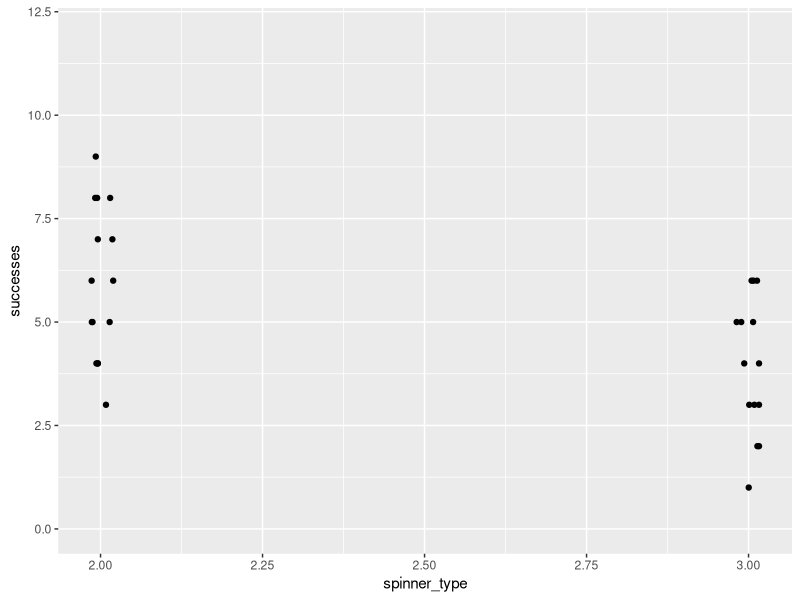
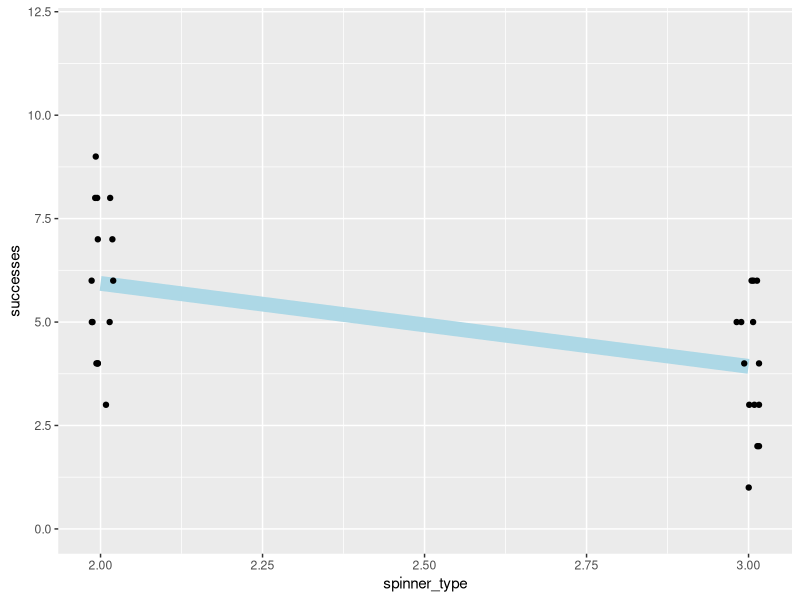

Recreate these plots in R, in order.
## ---- chunk 1
knitr::opts_chunk$set(echo = TRUE)
library(ggplot2)
## ---- chunk 2
spinner2 <- c(8, 8, 4, 5, 9, 5, 5, 6, 7, 8, 6, 7, 4, 4, 3)

spinner3 <- c(3, 5, 6, 3, 1, 6, 2, 5, 6, 2, 4, 5, 3, 4)
## ---- chunk 3
# sum up observations
spinner2_successes <- sum(spinner2)
spinner2_trials <- 12 * length(spinner2)
spinner2_successes
spinner2_trials

spinner3_successes <- sum(spinner3)
spinner3_trials <- 12 * length(spinner3)
spinner3_successes
spinner3_trials

# arrange as a contingency table
spinner_table <- matrix(data = c(spinner2_successes, spinner3_successes,
                                 spinner2_trials - spinner2_successes, spinner3_trials - spinner3_successes),
                        nrow = 2,
                        ncol = 2,
                        byrow = TRUE)
rownames(spinner_table) <- c("pink", "not_pink")
colnames(spinner_table) <- c("2-sided", "3-sided")
spinner_table
## ---- chunk 4
# is the success frequency observed with 2-sided spinner likely if the probability of success is 0.5?
binom.test(x = spinner2_successes,
           n = spinner2_trials,
           p = 0.5)

# is the success frequency observed with 3-sided spinner likely if the probability of success is 0.5?
binom.test(x = spinner3_successes,
           n = spinner3_trials,
           p = 0.5)

# is the success frequency observed with 3-sided spinner likely if the probability of success is 1/3?
binom.test(x = spinner3_successes,
           n = spinner3_trials,
           p = 1/3)
## ---- chunk 5
# is the probability of success with 2-sided and 3-sided spinner likely the same?
fisher.test(spinner_table)

# multiply the values in your table by some large number (e.g. 10,000) and note the amount of time it takes to compute
fisher.test(10000*spinner_table)
## ---- chunk 6
# is the success frequency observed with 2-sided spinner likely if the probability of success is 0.5?
prop.test(x = spinner2_successes,
          n = spinner2_trials,
          p = 0.5)

chisq.test(x = c(spinner2_successes, spinner2_trials - spinner2_successes),
           p = c(0.5, 0.5))

prop.test(x = spinner2_successes,
          n = spinner2_trials,
          p = 0.5,
          correct = FALSE) # switch off continuity correction to obtain results identical to chi-sq

# is the success frequency observed with 3-sided spinner likely if the probability of success is 0.5?
prop.test(x = spinner3_successes,
          n = spinner3_trials,
          p = 0.5)

chisq.test(x = c(spinner3_successes, spinner3_trials - spinner3_successes),
           p = c(0.5, 0.5))

# is the success frequency observed with 3-sided spinner likely if the probability of success is 1/3?
prop.test(x = spinner3_successes,
          n = spinner3_trials,
          p = 1/3)

chisq.test(x = c(spinner3_successes, spinner3_trials - spinner3_successes),
           p = c(1/3, 2/3))
## ---- chunk 7
# is the probability of success with 2-sided and 3-sided spinner likely the same?
prop.test(spinner_table)
chisq.test(spinner_table)

# multiply the values in your table by some large number (e.g. 10,000) and note the amount of time it takes to compute
prop.test(10000*spinner_table)
chisq.test(10000*spinner_table)
## ---- chunk 8
# arrange data in a data.frame (long format)
spinner_long <- data.frame("successes" = c(spinner2, spinner3),
                           "trials" = rep(12, length(spinner2) + length(spinner3) ),
                           "spinner_type" = c(rep(2, length(spinner2) ),
                                              rep(3, length(spinner3) ) ) )

# plot number of successes on the Y and separate the two spinners along the X
set.seed(1) # set seed to make jitter reproducible
ggplot(data = spinner_long,
       mapping = aes(x = spinner_type,
                     y = successes)) +
  geom_jitter(height = 0,
              width = 0.02) +
  ylim(c(0,12))

# perform regression
spinner_long$failures <- spinner_long$trials - spinner_long$successes
spinner_regression <- glm(formula = cbind(successes, failures) ~ spinner_type,
                          data = spinner_long,
                          family = "binomial")
summary(spinner_regression)
## ---- chunk 9
# try to ignore the nightmarish expression inside geom_line()
# if you are still curious, the linear regression is not
# "successes = a * spinner_type + b"
# but
# "ln(p/(1-p)) = a * spinner_type + b", where p is the probability of success
# so, we need to calculate p from the equation and then multiply it by the number of trials (12)
# to determine the y value (number of successes in 12 trials) in our plot
set.seed(1) # set seed to make jitter reproducible
ggplot(data = spinner_long,
       mapping = aes(x = spinner_type,
                     y = successes)) +
  geom_line(mapping = aes(y = 12*(exp(1)^(spinner_type*spinner_regression$coefficients[2]+spinner_regression$coefficients[1]))/(1+exp(1)^(spinner_type*spinner_regression$coefficients[2]+spinner_regression$coefficients[1]))),
             size = 5,
             color = "lightblue") +
  geom_jitter(height = 0,
              width = 0.02) +
  ylim(c(0,12))
